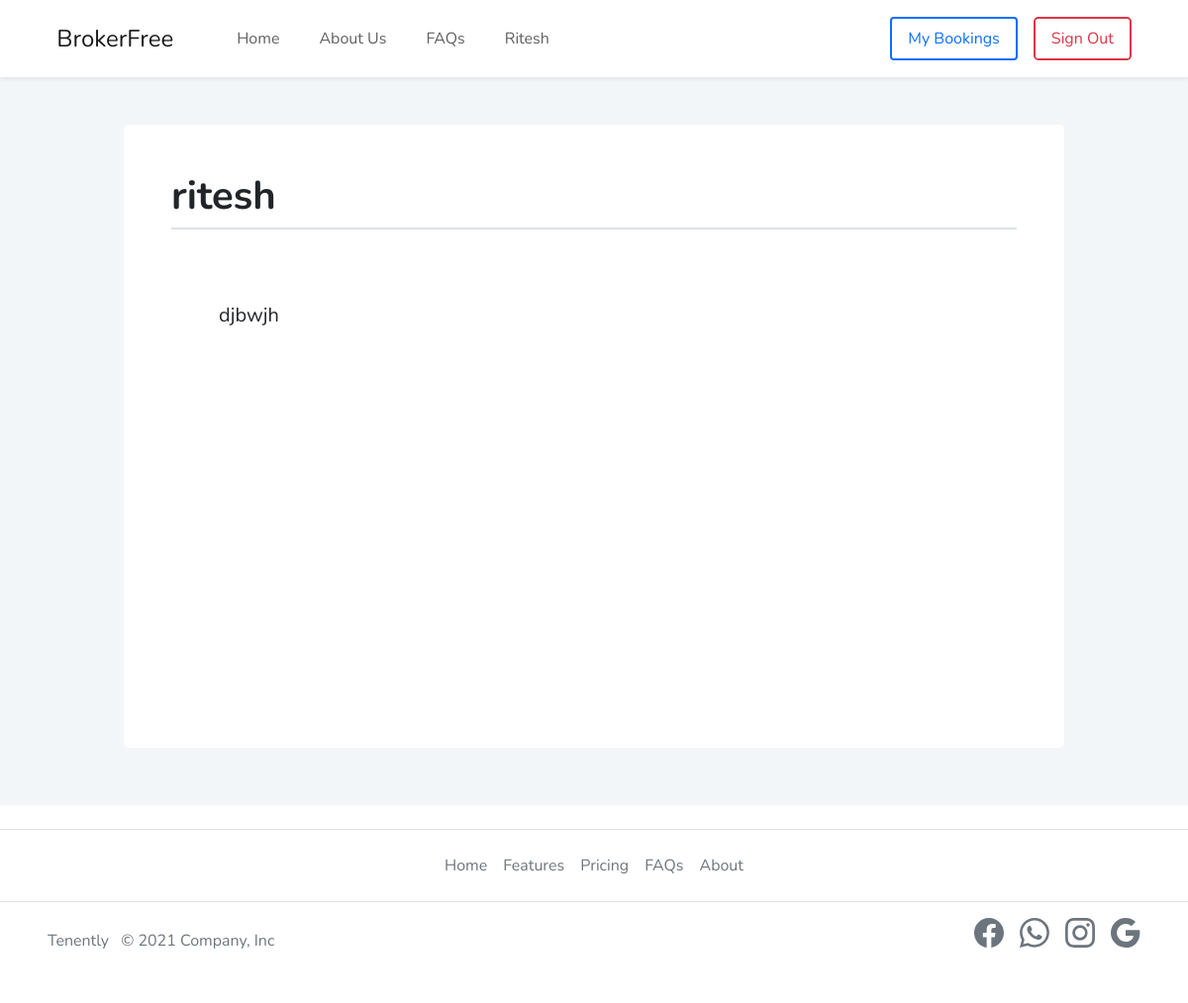
The app's page /page/ritesh/ (signed in) with its own data.
### orders/models.py (models this page shows, shortened)
class page(models.Model):
    url = models.CharField(max_length=100,blank=True,null=True)
    title = models.CharField(max_length=100,blank=True,null=True)
    text = models.CharField(max_length=10000,blank=True,null=True)

### orders/views.py (the view)
# urls.py: path("page/<str:url>/",views.render_page,name='render_page'),
@staff_member_required
def render_page (request,url):
    data = page.objects.get(url=url)
    dynamic_pages = page.objects.all()
    dynamic_pages = list(dynamic_pages)
    dynamic_pages.reverse()
    return render(request, "dynamic_page.html", {"data": data, "dynamic_pages": dynamic_pages[0:7]})

### templates/dynamic_page.html (shortened to what this page needs)
{% load socialaccount %}
{% load static %}
<!DOCTYPE html>
<html lang="en">
  <head>
    <link
      href="https://cdn.jsdelivr.net/npm/bootstrap@5.0.2/dist/css/bootstrap.min.css"
      rel="stylesheet"
    />
    <link rel="stylesheet" href="{% static 'main.css' %}" />
  </head>
  <body style="font-family: 'Nunito', sans-serif;">
    <div class="main-container">
      <nav class="navbar navbar-expand-lg navbar-light bg-white px-3 py-3 shadow-sm">
        <div class="container-fluid">
          <a class="navbar-brand fs-4" href="#">BrokerFree</a>
          <div class="collapse navbar-collapse navbarSupportedContent" id="navbarSupportedContent">
            <div class="usernav">
              <div>
                <a class="nav-link text-decoration-none" href="#">Home</a>
              </div>
              <div>
                <a class="nav-link text-decoration-none" href="#">About Us</a>
              </div>
              <div>
                <a class="nav-link text-decoration-none" href="#faq">FAQs</a>
              </div>
              {% for page in dynamic_pages %}
              <div>
                <a class="nav-link text-decoration-none" href="/page/{{ page.url }}/">{{ page.url | capfirst }}</a>
              </div>
              {% endfor %}
            </div>
            <div class="userOptions" style="display: flex; align-items: center;">
              <div>
                <a class="btn btn-outline-primary booking text-decoration-none px-3 py-2 mx-3 border border-2 border-primary rounded-2" href="{% url 'my_bookings' %}">
                  My Bookings
                </a>
              </div>
              {% if user.is_authenticated %}
              <div class="dropdown">
                <a class="logout btn btn-outline-danger text-decoration-none px-3 py-2 rounded-3 border border-2 border-danger"  href="/logout">Sign Out</a>
              </div>
              {% endif %}
            </div>
          </div>
        </div>
      </nav>
      <div class="w-100 py-5" style="background-color: rgb(242, 246, 249); min-height: 92vh;">
        <div class="container p-5 rounded-3 bg-white" style="max-width: 950px; min-height: 630px;">
          <div class="border-bottom border-2 mb-4">
              <h2 class="fs-1 fw-bold">{{ data.title }}</h2>
          </div>
          <div class="w-100 my-4">
          </div>
          <div>
              <p class="fs-5" style="text-align: justify; text-indent: 3rem;">
                  {{ data.text }}
              </p>
          </div>
        </div>
      </div>
      <footer class=" w-100 py-3 my-4 border-top">
        <div class="d-flex flex-wrap justify-content-between align-items-center">
            <ul class="w-100 nav justify-content-center border-bottom pb-3 mb-3">
                <li class="nav-item"><a href="#" class="nav-link px-2 text-muted">Home</a></li>
                <li class="nav-item"><a href="#" class="nav-link px-2 text-muted">Features</a></li>
                <li class="nav-item"><a href="#" class="nav-link px-2 text-muted">Pricing</a></li>
                <li class="nav-item"><a href="#" class="nav-link px-2 text-muted">FAQs</a></li>
                <li class="nav-item"><a href="#" class="nav-link px-2 text-muted">About</a></li>
            </ul>
        </div>
        <div class="d-flex flex-wrap justify-content-between align-items-center px-5">
            <div>
                <a href="/" class="mb-3 me-2 mb-md-0 text-muted text-decoration-none lh-1">
                    Tenently
                </a>
                <span class="text-muted">© 2021 Company, Inc</span>
            </div>
            <div>
                <ul class="d-flex list-unstyled">
                    <li class="ms-3">
                        <a class="text-muted" href="#">
                        </a>
                    </li>
                    <li class="ms-3">
                        <a class="text-muted" href="#">
                        </a>
                    </li>
                    <li class="ms-3">
                        <a class="text-muted" href="#">
                        </a>
                    </li>
                    <li class="ms-3">
                        <a class="text-muted" href="#">
                        </a>
                    </li>
                </ul>
            </div>
        </div>
      </footer>
    </div>
  </body>
</html>

### static/main.css (style rules this page uses)
* { margin: 0%; padding: 0%; box-sizing: border-box; font-family: 'Nunito', sans-serif; }
nav .container-fluid { width: 95%; }
.navbarSupportedContent { display: flex; justify-content: space-between; }
.usernav { display: flex; align-items: center; gap: 0.5rem; margin-left: 2rem; }
.usernav .nav-link { color: rgb(99, 95, 95); }
.userOptions { display: flex; }

### records on screen
page: url "Ritesh", title "ritesh", text "djbwjh"
